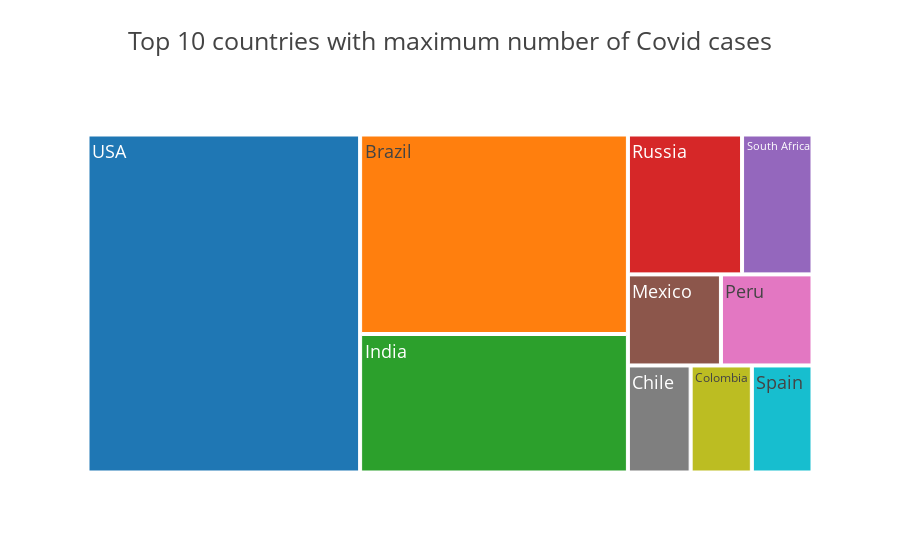

Notebook code for this chart:
### Markdown cell above
We can also represent the data with treemap

### Code cell
px.treemap(worldmeter_data.head(10),values="TotalCases",path=['Country/Region'],template="presentation", title = "Top 10 countries with maximum number of Covid cases").show()

### Figure 1 — Plotly figure (JSON) as saved in the notebook; plotly's stock layout.template omitted (floating-point values rounded to 4 significant figures)
{"data": [{"branchvalues": "total", "domain": {"x": [0.0, 1.0], "y": [0.0, 1.0]}, "hovertemplate": "labels=%{label}<br>TotalCases=%{value}<br>parent=%{parent}<br>id=%{id}<extra></extra>", "ids": ["Brazil", "Chile", "Colombia", "India", "Mexico", "Peru", "Russia", "South Africa", "Spain", "USA"], "labels": ["Brazil", "Chile", "Colombia", "India", "Mexico", "Peru", "Russia", "South Africa", "Spain", "USA"], "name": "", "parents": ["", "", "", "", "", "", "", "", "", ""], "type": "treemap", "values": [2917562, 366671, 357710, 2025409, 462690, 455409, 871894, 538184, 354530, 5032179]}], "layout": {"legend": {"tracegroupgap": 0}, "title": {"text": "Top 10 countries with maximum number of Covid cases"}}}
